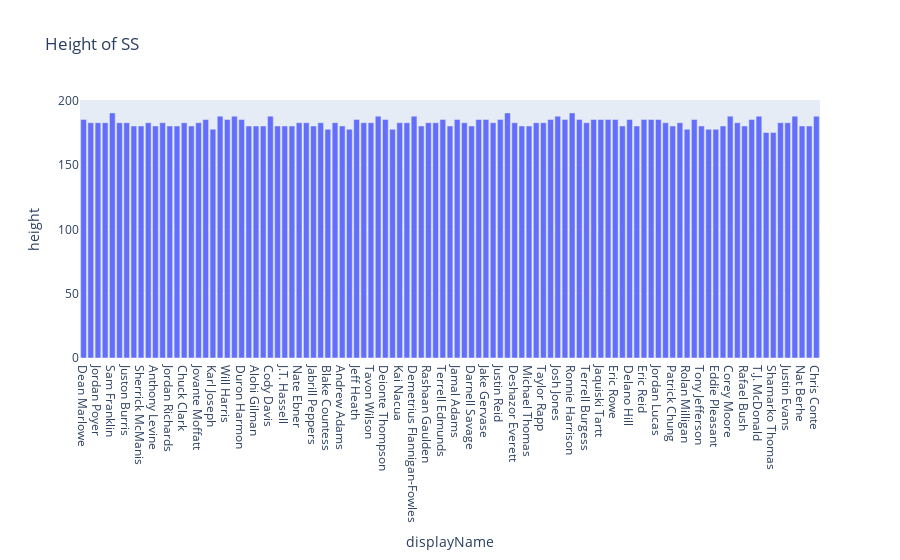
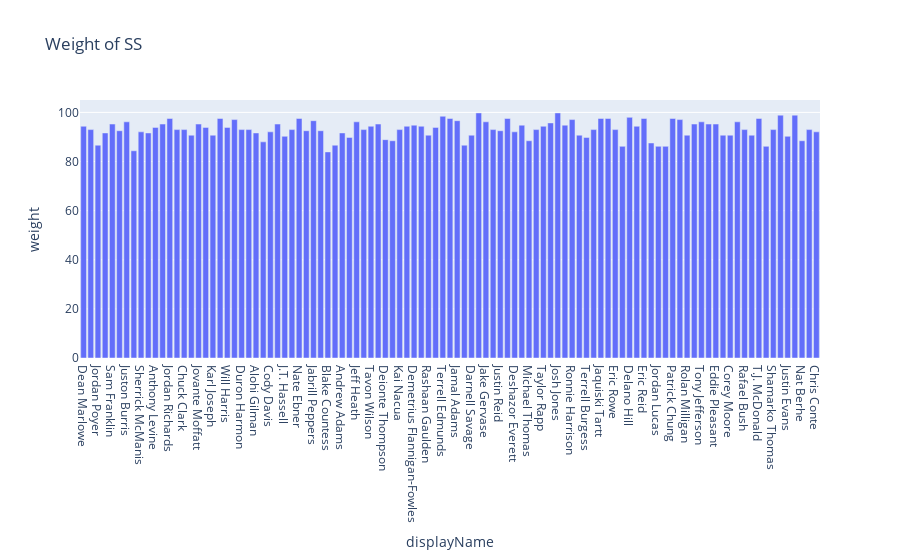

The cell these charts' notebook holds for them, in order:
### Code cell
players_df['birthDate'] = pd.to_datetime(players_df['birthDate'], infer_datetime_format = True) 
players_df['birthDate'] = np.round((pd.Timestamp.now() - players_df['birthDate']).dt.days/365)
players_df = players_df.rename(columns={'birthDate': 'age'})

position= "SS"
plot_title_height = "Height of "+ position
plot_title_weight = "Weight of "+ position
filtered_df = players_df.loc[players_df['Position']== position]
players_heights = filtered_df["height"] # Get the Height data from DataFrame
players_heights = players_heights.apply(lambda x: x.split("-")) # Split the heights by hyphen ("-")

# Convert Heights to Centimeters and add them to DataFrame
filtered_df["height"] = players_heights.apply(lambda x: int(x[0]) * 12 + int(x[1]) if len(x) == 2 else int(x[0])) * 2.54

# Convert Weights to Kilograms and them to DataFrame
filtered_df["weight"] = round(players_df.weight * 0.453592, 2)
print(filtered_df)
fig = px.bar(filtered_df, x = filtered_df['displayName'], y = filtered_df['height'], title = plot_title_height)
fig.show()
fig = px.bar(filtered_df, x = filtered_df['displayName'], y = filtered_df['weight'], title = plot_title_weight)
fig.show()

### Figure 1 — Plotly figure (JSON) as saved in the notebook; plotly's stock layout.template omitted (floating-point values rounded to 4 significant figures)
{"data": [{"alignmentgroup": "True", "hovertemplate": "displayName=%{x}<br>height=%{y}<extra></extra>", "legendgroup": "", "marker": {"color": "#636efa", "pattern": {"shape": ""}}, "name": "", "offsetgroup": "", "orientation": "v", "showlegend": false, "textposition": "auto", "type": "bar", "x": ["Dean Marlowe", "Clayton Fejedelem", "Jordan Poyer", "J.T. Gray", "Sam Franklin", "Malcolm Jenkins", "Juston Burris", "Will Redmond", "Sherrick McManis", "Eddie Jackson", "Anthony Levine", "Shawn Williams", "Jordan Richards", "Vonn Bell", "Chuck Clark", "Jordan Dangerfield", "Jovante Moffatt", "Minkah Fitzpatrick", "Karl Joseph", "Montrel Meander", "Will Harris", "Harrison Smith", "Duron Harmon", "Armani Watts", "Alohi Gilman", "Jaylen Watkins", "Cody Davis", "Adrian Phillips", "J.T. Hassell", "Terrence Brooks", "Nate Ebner", "Donovan Wilson", "Jabrill Peppers", "Rudy Ford", "Blake Countess", "Marcus Epps", "Andrew Adams", "Jordan Whitehead", "Jeff Heath", "Johnathan Abram", "Tavon Wilson", "Jarrod Wilson", "Deionte Thompson", "Budda Baker", "Kai Nacua", "Marcell Harris", "Demetrius Flannigan-Fowles", "Chauncey Gardner-Johnson", "Rashaan Gaulden", "Trey Marshall", "Terrell Edmunds", "Khari Willis", "Jamal Adams", "Jalen Mills", "Darnell Savage", "Rayshawn Jenkins", "Jake Gervase", "Trayvon Henderson", "Justin Reid", "T.J. Green", "Deshazor Everett", "Daniel Thomas", "Michael Thomas", "Josh Thomas", "Taylor Rapp", "Johnathan Cyprien", "Josh Jones", "Dane Cruikshank", "Ronnie Harrison", "Ashtyn Davis", "Terrell Burgess", "Elijah Benton", "Jaquiski Tartt", "Bradley McDougald", "Eric Rowe", "Damontae Kazee", "Delano Hill", "Kurt Coleman", "Eric Reid", "Dee Delaney", "Jordan Lucas", "Montre Hartage", "Patrick Chung", "Kenny Vaccaro", "Rolan Milligan", "Morgan Burnett", "Tony Jefferson", "Derrick Kindred", "Eddie Pleasant", "Kentrell Brice", "Corey Moore", "Godwin Igwebuike", "Rafael Bush", "Josh Shaw", "T.J. McDonald", "Tyrann Mathieu", "Shamarko Thomas", "Landon Collins", "Justin Evans", "Barry Church", "Nat Berhe", "Da'Norris Searcy", "Chris Conte"], "xaxis": "x", "y": [185.4, 182.9, 182.9, 182.9, 190.5, 182.9, 182.9, 180.3, 180.3, 182.9, 180.3, 182.9, 180.3, 180.3, 182.9, 180.3, 182.9, 185.4, 177.8, 188.0, 185.4, 188.0, 185.4, 180.3, 180.3, 180.3, 188.0, 180.3, 180.3, 180.3, 182.9, 182.9, 180.3, 182.9, 177.8, 182.9, 180.3, 177.8, 185.4, 182.9, 182.9, 188.0, 185.4, 177.8, 182.9, 182.9, 188.0, 180.3, 182.9, 182.9, 185.4, 180.3, 185.4, 182.9, 180.3, 185.4, 185.4, 182.9, 185.4, 190.5, 182.9, 180.3, 180.3, 182.9, 182.9, 185.4, 188.0, 185.4, 190.5, 185.4, 182.9, 185.4, 185.4, 185.4, 185.4, 180.3, 185.4, 180.3, 185.4, 185.4, 185.4, 182.9, 180.3, 182.9, 177.8, 185.4, 180.3, 177.8, 177.8, 180.3, 188.0, 182.9, 180.3, 185.4, 188.0, 175.3, 175.3, 182.9, 182.9, 188.0, 180.3, 180.3, 188.0], "yaxis": "y"}], "layout": {"barmode": "relative", "legend": {"tracegroupgap": 0}, "title": {"text": "Height of SS"}, "xaxis": {"anchor": "y", "domain": [0, 1], "title": {"text": "displayName"}}, "yaxis": {"anchor": "x", "domain": [0, 1], "title": {"text": "height"}}}}

### Figure 2 — Plotly figure (JSON) as saved in the notebook; plotly's stock layout.template omitted (floating-point values rounded to 4 significant figures)
{"data": [{"alignmentgroup": "True", "hovertemplate": "displayName=%{x}<br>weight=%{y}<extra></extra>", "legendgroup": "", "marker": {"color": "#636efa", "pattern": {"shape": ""}}, "name": "", "offsetgroup": "", "orientation": "v", "showlegend": false, "textposition": "auto", "type": "bar", "x": ["Dean Marlowe", "Clayton Fejedelem", "Jordan Poyer", "J.T. Gray", "Sam Franklin", "Malcolm Jenkins", "Juston Burris", "Will Redmond", "Sherrick McManis", "Eddie Jackson", "Anthony Levine", "Shawn Williams", "Jordan Richards", "Vonn Bell", "Chuck Clark", "Jordan Dangerfield", "Jovante Moffatt", "Minkah Fitzpatrick", "Karl Joseph", "Montrel Meander", "Will Harris", "Harrison Smith", "Duron Harmon", "Armani Watts", "Alohi Gilman", "Jaylen Watkins", "Cody Davis", "Adrian Phillips", "J.T. Hassell", "Terrence Brooks", "Nate Ebner", "Donovan Wilson", "Jabrill Peppers", "Rudy Ford", "Blake Countess", "Marcus Epps", "Andrew Adams", "Jordan Whitehead", "Jeff Heath", "Johnathan Abram", "Tavon Wilson", "Jarrod Wilson", "Deionte Thompson", "Budda Baker", "Kai Nacua", "Marcell Harris", "Demetrius Flannigan-Fowles", "Chauncey Gardner-Johnson", "Rashaan Gaulden", "Trey Marshall", "Terrell Edmunds", "Khari Willis", "Jamal Adams", "Jalen Mills", "Darnell Savage", "Rayshawn Jenkins", "Jake Gervase", "Trayvon Henderson", "Justin Reid", "T.J. Green", "Deshazor Everett", "Daniel Thomas", "Michael Thomas", "Josh Thomas", "Taylor Rapp", "Johnathan Cyprien", "Josh Jones", "Dane Cruikshank", "Ronnie Harrison", "Ashtyn Davis", "Terrell Burgess", "Elijah Benton", "Jaquiski Tartt", "Bradley McDougald", "Eric Rowe", "Damontae Kazee", "Delano Hill", "Kurt Coleman", "Eric Reid", "Dee Delaney", "Jordan Lucas", "Montre Hartage", "Patrick Chung", "Kenny Vaccaro", "Rolan Milligan", "Morgan Burnett", "Tony Jefferson", "Derrick Kindred", "Eddie Pleasant", "Kentrell Brice", "Corey Moore", "Godwin Igwebuike", "Rafael Bush", "Josh Shaw", "T.J. McDonald", "Tyrann Mathieu", "Shamarko Thomas", "Landon Collins", "Justin Evans", "Barry Church", "Nat Berhe", "Da'Norris Searcy", "Chris Conte"], "xaxis": "x", "y": [94.35, 92.99, 86.64, 91.63, 95.25, 92.53, 96.16, 84.37, 92.08, 91.63, 93.89, 95.25, 97.52, 92.99, 92.99, 90.72, 95.25, 93.89, 90.72, 97.52, 93.89, 97.07, 92.99, 92.99, 91.63, 88, 92.08, 95.25, 90.26, 92.99, 97.52, 92.53, 96.62, 92.53, 83.91, 86.64, 91.63, 89.81, 96.16, 92.99, 94.35, 95.25, 88.9, 88.45, 92.99, 94.35, 94.8, 94.35, 90.72, 93.89, 98.43, 97.52, 96.62, 86.64, 90.72, 99.79, 96.16, 92.99, 92.53, 97.52, 92.08, 94.8, 88.45, 92.99, 94.35, 95.71, 99.79, 94.8, 97.07, 90.72, 89.81, 92.99, 97.52, 97.52, 92.99, 86.18, 97.98, 94.35, 97.52, 87.54, 86.18, 86.18, 97.52, 97.07, 90.72, 95.25, 96.16, 95.25, 95.25, 90.72, 90.72, 96.16, 92.99, 90.72, 97.52, 86.18, 92.99, 98.88, 90.26, 98.88, 88.45, 92.99, 92.08], "yaxis": "y"}], "layout": {"barmode": "relative", "legend": {"tracegroupgap": 0}, "title": {"text": "Weight of SS"}, "xaxis": {"anchor": "y", "domain": [0, 1], "title": {"text": "displayName"}}, "yaxis": {"anchor": "x", "domain": [0, 1], "title": {"text": "weight"}}}}
